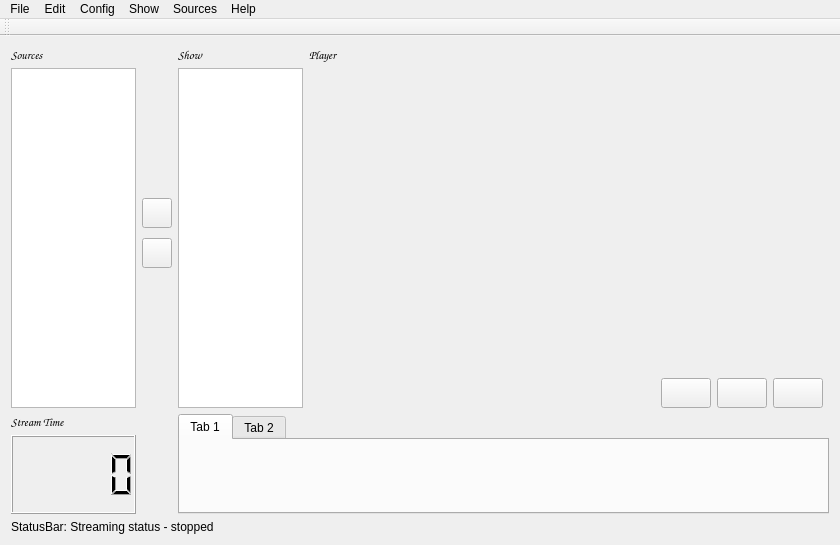
<?xml version="1.0" encoding="UTF-8"?>
<ui version="4.0">
 <class>MainWindow</class>
 <widget class="QMainWindow" name="MainWindow">
  <property name="geometry">
   <rect>
    <x>0</x>
    <y>0</y>
    <width>840</width>
    <height>545</height>
   </rect>
  </property>
  <property name="minimumSize">
   <size>
    <width>840</width>
    <height>545</height>
   </size>
  </property>
  <property name="windowTitle">
   <string>MainWindow</string>
  </property>
  <widget class="QWidget" name="centralWidget">
   <property name="minimumSize">
    <size>
     <width>800</width>
     <height>500</height>
    </size>
   </property>
   <layout class="QGridLayout" name="gridLayout_2">
    <item row="1" column="0">
     <widget class="QLabel" name="statutBarLabel">
      <property name="text">
       <string>StatusBar: Streaming status - stopped  </string>
      </property>
     </widget>
    </item>
    <item row="0" column="0">
     <layout class="QGridLayout" name="gridLayout">
      <property name="sizeConstraint">
       <enum>QLayout::SetDefaultConstraint</enum>
      </property>
      <item row="1" column="0" rowspan="3">
       <widget class="QListWidget" name="listFreeSources">
        <property name="minimumSize">
         <size>
          <width>125</width>
          <height>300</height>
         </size>
        </property>
        <property name="maximumSize">
         <size>
          <width>150</width>
          <height>16777215</height>
         </size>
        </property>
       </widget>
      </item>
      <item row="1" column="1">
       <widget class="QWidget" name="widget_2" native="true">
        <property name="minimumSize">
         <size>
          <width>30</width>
          <height>0</height>
         </size>
        </property>
        <widget class="QPushButton" name="buttonUseSource">
         <property name="geometry">
          <rect>
           <x>0</x>
           <y>130</y>
           <width>30</width>
           <height>30</height>
          </rect>
         </property>
         <property name="minimumSize">
          <size>
           <width>30</width>
           <height>30</height>
          </size>
         </property>
         <property name="text">
          <string/>
         </property>
         <property name="icon">
          <iconset resource="New.qrc">
           <normaloff>:/new/Add/ressources/fleche-bleue-a-droite-icone-6287-32.png</normaloff>:/new/Add/ressources/fleche-bleue-a-droite-icone-6287-32.png</iconset>
         </property>
        </widget>
        <widget class="QPushButton" name="buttonNotUseSource">
         <property name="geometry">
          <rect>
           <x>0</x>
           <y>170</y>
           <width>30</width>
           <height>30</height>
          </rect>
         </property>
         <property name="minimumSize">
          <size>
           <width>30</width>
           <height>30</height>
          </size>
         </property>
         <property name="text">
          <string/>
         </property>
         <property name="icon">
          <iconset resource="New.qrc">
           <normaloff>:/new/Del/ressources/fleche-gauche-icone-5290-32.png</normaloff>:/new/Del/ressources/fleche-gauche-icone-5290-32.png</iconset>
         </property>
        </widget>
       </widget>
      </item>
      <item row="0" column="2">
       <widget class="QLabel" name="label_2">
        <property name="minimumSize">
         <size>
          <width>0</width>
          <height>15</height>
         </size>
        </property>
        <property name="maximumSize">
         <size>
          <width>100</width>
          <height>15</height>
         </size>
        </property>
        <property name="font">
         <font>
          <family>Comic Sans MS</family>
          <weight>75</weight>
          <bold>true</bold>
         </font>
        </property>
        <property name="text">
         <string>Show</string>
        </property>
       </widget>
      </item>
      <item row="0" column="0">
       <widget class="QLabel" name="label">
        <property name="minimumSize">
         <size>
          <width>0</width>
          <height>15</height>
         </size>
        </property>
        <property name="maximumSize">
         <size>
          <width>100</width>
          <height>15</height>
         </size>
        </property>
        <property name="font">
         <font>
          <family>Comic Sans MS</family>
          <weight>75</weight>
          <bold>true</bold>
         </font>
        </property>
        <property name="text">
         <string>Sources</string>
        </property>
       </widget>
      </item>
      <item row="0" column="3">
       <widget class="QLabel" name="label_3">
        <property name="minimumSize">
         <size>
          <width>16777214</width>
          <height>15</height>
         </size>
        </property>
        <property name="maximumSize">
         <size>
          <width>16777215</width>
          <height>15</height>
         </size>
        </property>
        <property name="font">
         <font>
          <family>Comic Sans MS</family>
          <weight>75</weight>
          <bold>true</bold>
         </font>
        </property>
        <property name="text">
         <string>Player</string>
        </property>
       </widget>
      </item>
      <item row="1" column="3">
       <widget class="Phonon::VideoPlayer" name="videoPlayer">
        <property name="sizePolicy">
         <sizepolicy hsizetype="Expanding" vsizetype="Expanding">
          <horstretch>0</horstretch>
          <verstretch>0</verstretch>
         </sizepolicy>
        </property>
        <property name="minimumSize">
         <size>
          <width>500</width>
          <height>310</height>
         </size>
        </property>
       </widget>
      </item>
      <item row="1" column="2" rowspan="3">
       <widget class="QListWidget" name="listUsedSources">
        <property name="minimumSize">
         <size>
          <width>125</width>
          <height>300</height>
         </size>
        </property>
        <property name="maximumSize">
         <size>
          <width>150</width>
          <height>16777215</height>
         </size>
        </property>
       </widget>
      </item>
      <item row="4" column="2" colspan="2">
       <widget class="QTabWidget" name="tabWidget">
        <property name="minimumSize">
         <size>
          <width>0</width>
          <height>100</height>
         </size>
        </property>
        <property name="maximumSize">
         <size>
          <width>16777215</width>
          <height>100</height>
         </size>
        </property>
        <property name="currentIndex">
         <number>0</number>
        </property>
        <widget class="QWidget" name="tab">
         <attribute name="title">
          <string>Tab 1</string>
         </attribute>
        </widget>
        <widget class="QWidget" name="tab_2">
         <attribute name="title">
          <string>Tab 2</string>
         </attribute>
        </widget>
       </widget>
      </item>
      <item row="4" column="1">
       <widget class="QWidget" name="widget_3" native="true"/>
      </item>
      <item row="4" column="0">
       <layout class="QVBoxLayout" name="verticalLayout">
        <item>
         <widget class="QLabel" name="label_4">
          <property name="minimumSize">
           <size>
            <width>0</width>
            <height>15</height>
           </size>
          </property>
          <property name="maximumSize">
           <size>
            <width>16777215</width>
            <height>15</height>
           </size>
          </property>
          <property name="font">
           <font>
            <family>Comic Sans MS</family>
            <weight>75</weight>
            <bold>true</bold>
           </font>
          </property>
          <property name="text">
           <string>Stream Time</string>
          </property>
         </widget>
        </item>
        <item>
         <widget class="QLCDNumber" name="timeNumber"/>
        </item>
       </layout>
      </item>
      <item row="2" column="3" rowspan="2">
       <layout class="QHBoxLayout" name="horizontalLayout_2">
        <item>
         <widget class="QWidget" name="widget" native="true">
          <property name="sizePolicy">
           <sizepolicy hsizetype="Expanding" vsizetype="Preferred">
            <horstretch>0</horstretch>
            <verstretch>0</verstretch>
           </sizepolicy>
          </property>
         </widget>
        </item>
        <item alignment="Qt::AlignRight">
         <widget class="QPushButton" name="buttonRewind">
          <property name="minimumSize">
           <size>
            <width>50</width>
            <height>30</height>
           </size>
          </property>
          <property name="maximumSize">
           <size>
            <width>50</width>
            <height>30</height>
           </size>
          </property>
          <property name="text">
           <string/>
          </property>
          <property name="icon">
           <iconset resource="New.qrc">
            <normaloff>:/new/Previous/ressources/first-resultset-icone-8101-16.png</normaloff>:/new/Previous/ressources/first-resultset-icone-8101-16.png</iconset>
          </property>
         </widget>
        </item>
        <item>
         <widget class="QPushButton" name="buttonPlay">
          <property name="enabled">
           <bool>true</bool>
          </property>
          <property name="minimumSize">
           <size>
            <width>50</width>
            <height>30</height>
           </size>
          </property>
          <property name="maximumSize">
           <size>
            <width>50</width>
            <height>30</height>
           </size>
          </property>
          <property name="text">
           <string/>
          </property>
          <property name="icon">
           <iconset resource="New.qrc">
            <normaloff>:/new/Play/ressources/player-icone-7795-16.png</normaloff>:/new/Play/ressources/player-icone-7795-16.png</iconset>
          </property>
         </widget>
        </item>
        <item alignment="Qt::AlignRight">
         <widget class="QPushButton" name="buttonStop">
          <property name="minimumSize">
           <size>
            <width>50</width>
            <height>30</height>
           </size>
          </property>
          <property name="maximumSize">
           <size>
            <width>50</width>
            <height>30</height>
           </size>
          </property>
          <property name="text">
           <string/>
          </property>
          <property name="icon">
           <iconset resource="New.qrc">
            <normaloff>:/new/Stop/ressources/stop-command-blue-icone-6073-16.png</normaloff>:/new/Stop/ressources/stop-command-blue-icone-6073-16.png</iconset>
          </property>
         </widget>
        </item>
        <item alignment="Qt::AlignRight">
         <widget class="Phonon::VolumeSlider" name="volumeSlider">
          <property name="sizePolicy">
           <sizepolicy hsizetype="Preferred" vsizetype="Preferred">
            <horstretch>0</horstretch>
            <verstretch>0</verstretch>
           </sizepolicy>
          </property>
          <property name="minimumSize">
           <size>
            <width>0</width>
            <height>30</height>
           </size>
          </property>
          <property name="maximumSize">
           <size>
            <width>100</width>
            <height>30</height>
           </size>
          </property>
          <property name="cursor">
           <cursorShape>OpenHandCursor</cursorShape>
          </property>
         </widget>
        </item>
       </layout>
      </item>
     </layout>
    </item>
   </layout>
  </widget>
  <widget class="QMenuBar" name="menuBar">
   <property name="geometry">
    <rect>
     <x>0</x>
     <y>0</y>
     <width>840</width>
     <height>26</height>
    </rect>
   </property>
   <widget class="QMenu" name="menuFichier">
    <property name="title">
     <string>File</string>
    </property>
    <addaction name="actionNew_Project"/>
    <addaction name="actionOpen_Project"/>
    <addaction name="separator"/>
    <addaction name="actionSave_Project"/>
    <addaction name="actionSave_Project_As"/>
    <addaction name="separator"/>
    <addaction name="actionClose"/>
   </widget>
   <widget class="QMenu" name="menuEdition">
    <property name="title">
     <string>Edit</string>
    </property>
    <addaction name="actionRename"/>
   </widget>
   <widget class="QMenu" name="menuConfig">
    <property name="title">
     <string>Config</string>
    </property>
    <addaction name="actionChoose_Platform"/>
    <addaction name="actionConfigure_parameters"/>
   </widget>
   <widget class="QMenu" name="menuShow">
    <property name="title">
     <string>Show</string>
    </property>
    <addaction name="actionStart"/>
    <addaction name="actionStop"/>
   </widget>
   <widget class="QMenu" name="menuSources">
    <property name="title">
     <string>Sources</string>
    </property>
    <addaction name="actionAdd_source"/>
    <addaction name="actionRemove_source"/>
    <addaction name="actionAdd_object"/>
   </widget>
   <widget class="QMenu" name="menuHelp">
    <property name="title">
     <string>Help</string>
    </property>
    <addaction name="actionAbout_StreaMe"/>
   </widget>
   <addaction name="menuFichier"/>
   <addaction name="menuEdition"/>
   <addaction name="menuConfig"/>
   <addaction name="menuShow"/>
   <addaction name="menuSources"/>
   <addaction name="menuHelp"/>
  </widget>
  <widget class="QToolBar" name="mainToolBar">
   <attribute name="toolBarArea">
    <enum>TopToolBarArea</enum>
   </attribute>
   <attribute name="toolBarBreak">
    <bool>false</bool>
   </attribute>
  </widget>
  <action name="actionNew_Project">
   <property name="text">
    <string>New Project</string>
   </property>
  </action>
  <action name="actionOpen_Project">
   <property name="text">
    <string>Open Project</string>
   </property>
  </action>
  <action name="actionSave_Project">
   <property name="text">
    <string>Save Project</string>
   </property>
  </action>
  <action name="actionSave_Project_As">
   <property name="text">
    <string>Save Project As</string>
   </property>
  </action>
  <action name="actionClose">
   <property name="text">
    <string>Close</string>
   </property>
  </action>
  <action name="actionRename">
   <property name="text">
    <string>Rename</string>
   </property>
  </action>
  <action name="actionChoose_Platform">
   <property name="text">
    <string>Choose Platform</string>
   </property>
  </action>
  <action name="actionConfigure_parameters">
   <property name="text">
    <string>Configure parameters</string>
   </property>
  </action>
  <action name="actionStart">
   <property name="text">
    <string>Start</string>
   </property>
  </action>
  <action name="actionStop">
   <property name="text">
    <string>Stop</string>
   </property>
  </action>
  <action name="actionAdd_source">
   <property name="text">
    <string>Add source</string>
   </property>
  </action>
  <action name="actionRemove_source">
   <property name="text">
    <string>Remove source</string>
   </property>
  </action>
  <action name="actionAdd_object">
   <property name="text">
    <string>Add object</string>
   </property>
  </action>
  <action name="actionAbout_StreaMe">
   <property name="text">
    <string>About StreaMe</string>
   </property>
  </action>
 </widget>
 <layoutdefault spacing="6" margin="11"/>
 <customwidgets>
  <customwidget>
   <class>Phonon::VideoPlayer</class>
   <extends>QWidget</extends>
   <header location="global">phonon/videoplayer.h</header>
  </customwidget>
  <customwidget>
   <class>Phonon::VolumeSlider</class>
   <extends>QWidget</extends>
   <header location="global">phonon/volumeslider.h</header>
  </customwidget>
 </customwidgets>
 <resources>
  <include location="New.qrc"/>
 </resources>
 <connections/>
</ui>
